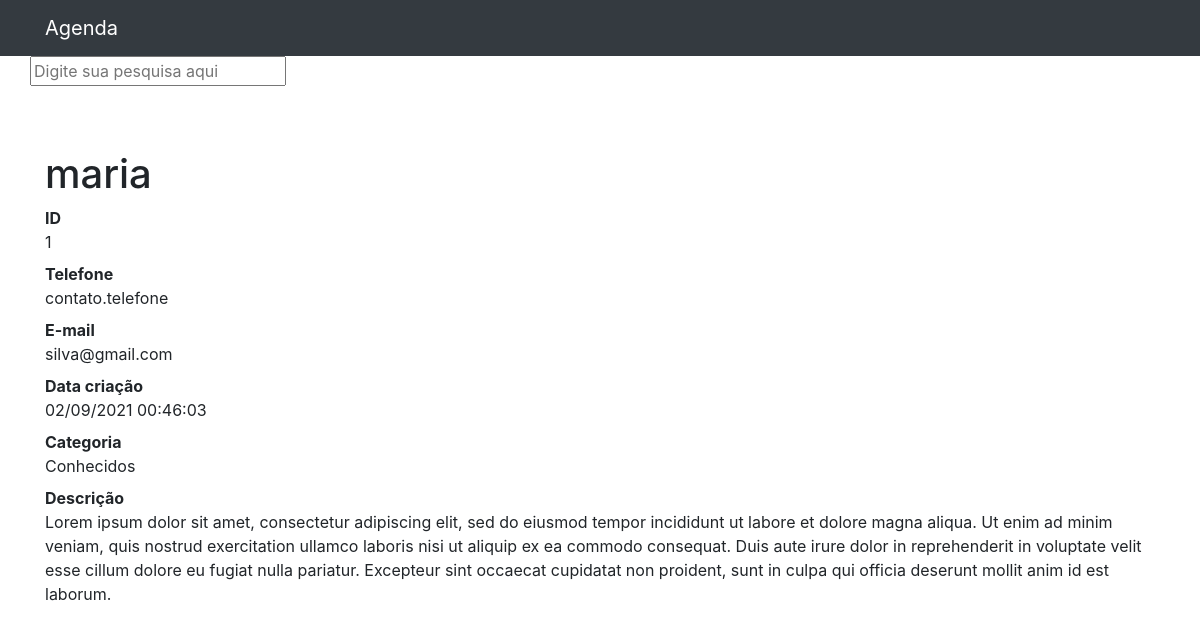
The page /1 on the database its author committed.
### contatos/models.py (models this page shows, shortened)
class Contato(models.Model):
    nome = models.CharField(max_length=255)
    sobrenome = models.CharField(max_length=255, blank=True)
    email = models.CharField(max_length=255, blank=True)
    telefone = models.CharField(max_length=255)
    data_criacao = models.DateTimeField(default=timezone.now)
    descricao = models.TextField(blank=True)
    categoria = models.ForeignKey(Categoria, on_delete=models.DO_NOTHING)
    mostrar = models.BooleanField(default=True)
    """
    categoria: CATEGORIA(outro
    model)

    CATEGORIA
    id: INT
    nome: STR * (obrigatório)
"""

class Categoria(models.Model):
    nome = models.CharField(max_length=255)
    def __str__(self):
        return self.nome

### contatos/views.py (the view)
# urls.py: path('<int:id_contato>', views.ver_contato, name="ver_contato"),
def ver_contato(request, id_contato):
    contato = get_object_or_404(Contato, id=id_contato)
    if not contato.mostrar:
        raise Http404
    return render(request, "contatos/ver_contato.html", {
        'contato': contato
    })

### contatos/templates/contatos/ver_contato.html
{% extends 'base.html' %}
{% block conteudo %}
<h1 class="mt-5">{{ contato.nome}}</h1>
<dl>
  <dt>ID</dt>
  <dd>{{ contato.id }}</dd>
  <dt>Telefone</dt>
  <dd>contato.telefone</dd>
  <dt>E-mail</dt>
  <dd>{{ contato.email}}</dd>
  <dt>Data criação</dt>
  <dd>{{ contato.data_criacao|date:'d/m/Y H:i:s' }}</dd>
  <dt>Categoria</dt>
  <dd>{{ contato.categoria }}</dd>
  <dt>Descrição</dt>
  <dd>
    {{ contato.descricao }}
  </dd>
</dl>
{% endblock %}>

### rows shown on the page
Contato: nome "maria", id "1", email "silva@gmail.com", data_criacao "02/09/2021 00:46:03", categoria "Conhecidos", descricao "Lorem ipsum dolor sit amet, consectetur adipiscing elit, sed do eiusmod tempor incididunt ut labore et dolore magna aliqua. Ut enim ad minim veniam, quis nostrud exercitation ullamco laboris nisi ut aliquip ex ea commodo consequat. Duis aute irure dolor in reprehenderit in voluptate velit esse cillum dolore eu fugiat nulla pariatur. Excepteur sint occaecat cupidatat non proident, sunt in culpa qui officia deserunt mollit anim id est laborum."
